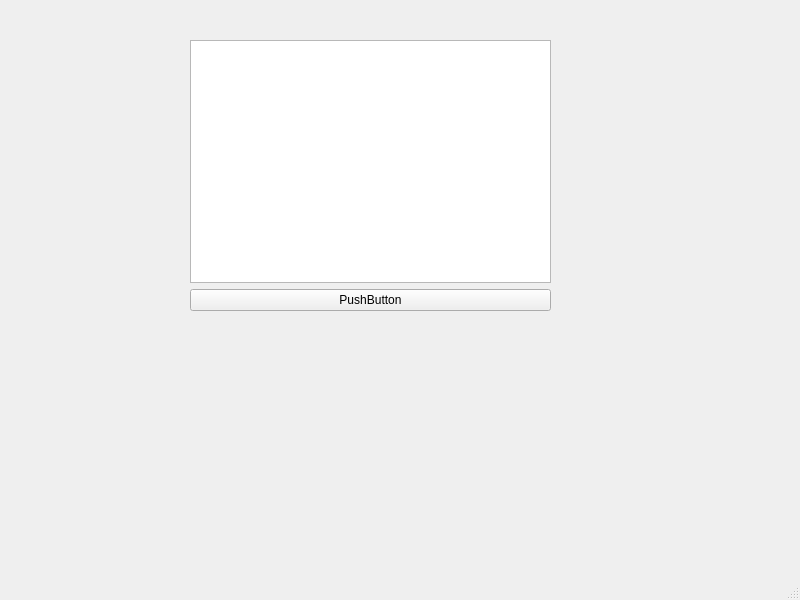
<?xml version="1.0" encoding="UTF-8"?>
<ui version="4.0">
 <class>MainWindow</class>
 <widget class="QMainWindow" name="MainWindow">
  <property name="geometry">
   <rect>
    <x>0</x>
    <y>0</y>
    <width>800</width>
    <height>600</height>
   </rect>
  </property>
  <property name="windowTitle">
   <string>MainWindow</string>
  </property>
  <widget class="QWidget" name="centralwidget">
   <widget class="QWidget" name="verticalLayoutWidget">
    <property name="geometry">
     <rect>
      <x>190</x>
      <y>40</y>
      <width>361</width>
      <height>271</height>
     </rect>
    </property>
    <layout class="QVBoxLayout" name="verticalLayout">
     <item>
      <widget class="QListView" name="listView"/>
     </item>
     <item>
      <widget class="QPushButton" name="pushButton">
       <property name="text">
        <string>PushButton</string>
       </property>
      </widget>
     </item>
    </layout>
   </widget>
  </widget>
  <widget class="QMenuBar" name="menubar">
   <property name="geometry">
    <rect>
     <x>0</x>
     <y>0</y>
     <width>800</width>
     <height>22</height>
    </rect>
   </property>
  </widget>
  <widget class="QStatusBar" name="statusbar"/>
 </widget>
 <resources/>
 <connections/>
</ui>
